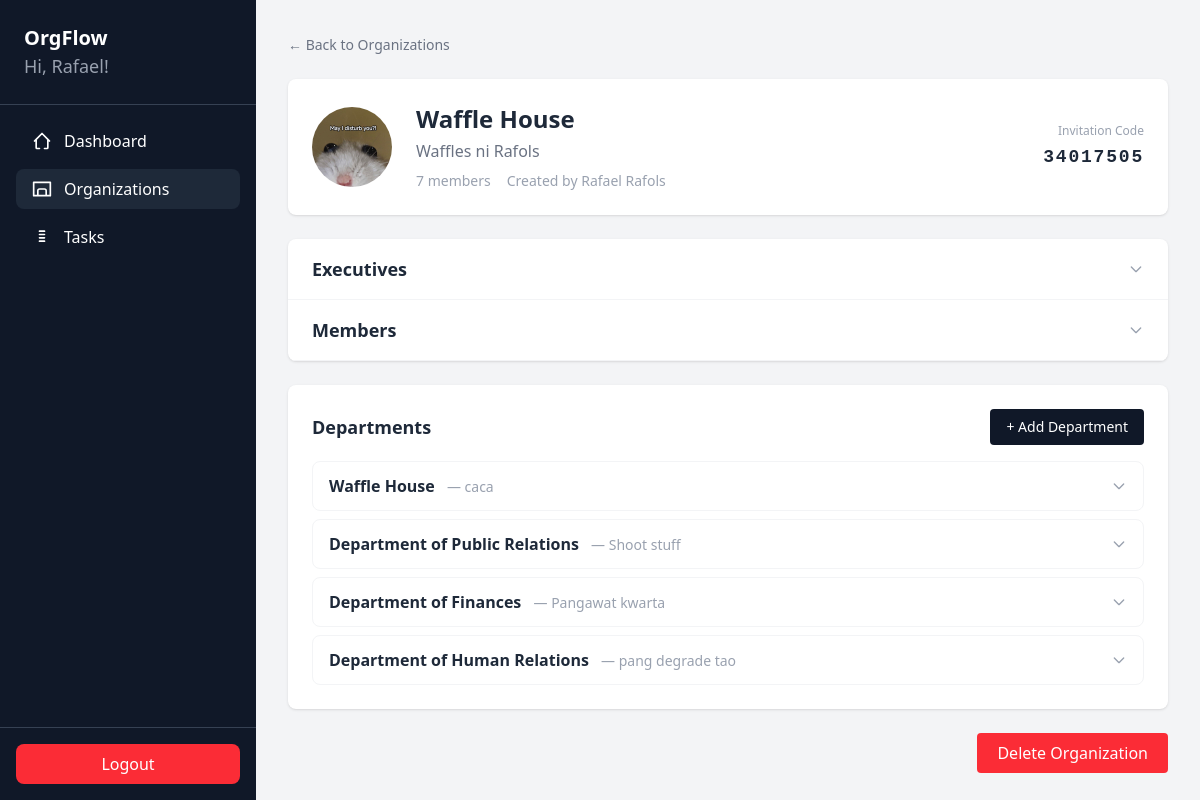
Screenshot of /organizations/3/ (signed in) with the database file from the repository.
### clubManagement/models.py (models this page shows, shortened)
class Organization(models.Model):
    name = models.CharField(max_length=100)
    description = models.TextField(blank=True, default="")
    logo = models.ImageField(upload_to="org_logos/", blank=True, null=True)
    has_two_vp = models.BooleanField(default=False)
    invitation_code = models.CharField(max_length=8, unique=True, blank=True)
    owner = models.ForeignKey(User, on_delete=models.CASCADE)
    created_at = models.DateTimeField(auto_now_add=True)

class Department(models.Model):
    organization = models.ForeignKey(Organization, on_delete=models.CASCADE, related_name='departments')
    name = models.CharField(max_length=100)
    description = models.TextField(blank=True, default="")
    created_at = models.DateTimeField(auto_now_add=True)

### clubManagement/views.py (the view)
# urls.py: path('organizations/<int:org_id>/', views.organization_detail, name='organization_detail'),
@login_required
def organization_detail(request, org_id):
    org = get_object_or_404(Organization, id=org_id)
    members = Membership.objects.filter(organization=org).select_related("user", "department")
    departments = Department.objects.filter(organization=org)
    user_is_big_four = is_big_four(request.user, org)
    user_is_president = is_president(request.user, org)
    unassigned_members = members.filter(role="MEM", department__isnull=True)
    return render(request, "organization_detail.html", {
        "org": org,
        "members": members,
        "departments": departments,
        "unassigned_members": unassigned_members,
        "is_president": user_is_president,
        "is_big_four": user_is_big_four,
        "active_page": "organizations"
    })

### clubManagement/views.py (called while the page is built)
def is_president(user, organization):
    return Membership.objects.filter(
        user=user, organization=organization, role="PRES"
    ).exists()

def is_big_four(user, organization):
    return Membership.objects.filter(
        user=user,
        organization=organization,
        role__in=["PRES", "VP", "VPI", "VPE", "SEC", "TRE"]
    ).exists()

### clubManagement/templates/organization_detail.html (shortened to what this page needs)
{% extends 'base.html' %}
{% block content %}
<div class="w-full max-w-6xl mx-auto p-8">
  <a href="{% url 'organizations' %}" class="text-sm text-gray-500 hover:text-gray-800 mb-6 inline-block">&larr; Back to Organizations</a>
  <div class="bg-white rounded-lg shadow-sm p-6 mb-6 flex items-center gap-6">
    {% if org.logo %}
    <img src="{{ org.logo.url }}" alt="{{ org.name }} logo" class="w-20 h-20 rounded-full object-cover flex-shrink-0" />
    {% else %}
    <div class="w-20 h-20 rounded-full bg-gray-200 flex items-center justify-center text-4xl flex-shrink-0">🏢</div>
    {% endif %}
    <div class="flex-1">
      <h1 class="text-2xl font-bold text-gray-800">{{ org.name }}</h1>
      <p class="text-gray-500 mt-1">{{ org.description }}</p>
      <div class="flex gap-4 mt-2 text-sm text-gray-400">
        <span>{{ members.count }} member{{ members.count|pluralize }}</span>
        <span>Created by {{ org.owner.get_full_name|default:org.owner.username }}</span>
      </div>
    </div>
    {% if is_president %}
    <div class="text-right flex-shrink-0">
      <p class="text-xs text-gray-400 mb-1">Invitation Code</p>
      <span class="font-mono text-lg font-bold tracking-widest text-gray-800">{{ org.invitation_code }}</span>
    </div>
    {% endif %}
  </div>
  <div class="bg-white rounded-lg shadow-sm mb-6 overflow-hidden">
    <button onclick="toggleDept('executives-section')" class="w-full flex items-center justify-between px-6 py-4 hover:bg-gray-50 text-left border-b border-gray-100">
      <h2 class="text-lg font-semibold text-gray-800">Executives</h2>
      <svg id="arrow-executives-section" xmlns="http://www.w3.org/2000/svg" class="h-4 w-4 text-gray-400 transition-transform duration-200" fill="none" viewBox="0 0 24 24" stroke="currentColor">
        <path stroke-linecap="round" stroke-linejoin="round" stroke-width="2" d="M19 9l-7 7-7-7" />
      </svg>
    </button>
    <button onclick="toggleDept('members-section')" class="w-full flex items-center justify-between px-6 py-4 hover:bg-gray-50 text-left border-b border-gray-100">
      <h2 class="text-lg font-semibold text-gray-800">Members</h2>
      <svg id="arrow-members-section" xmlns="http://www.w3.org/2000/svg" class="h-4 w-4 text-gray-400 transition-transform duration-200" fill="none" viewBox="0 0 24 24" stroke="currentColor">
        <path stroke-linecap="round" stroke-linejoin="round" stroke-width="2" d="M19 9l-7 7-7-7" />
      </svg>
    </button>
  </div>
  <div class="bg-white rounded-lg shadow-sm p-6">
    <div class="flex justify-between items-center mb-4">
      <h2 class="text-lg font-semibold text-gray-800">Departments</h2>
      {% if is_big_four %}
      <button onclick="openCreateDeptModal()" class="px-4 py-2 bg-gray-900 text-white rounded hover:bg-black text-sm">
        + Add Department
      </button>
      {% endif %}
    </div>
    {% if departments %}
    <div class="space-y-2">
      {% for dept in departments %}
      <div class="border border-gray-100 rounded-lg overflow-hidden">
        <button onclick="toggleDept('dept-{{ dept.id }}')" class="w-full flex items-center justify-between px-4 py-3 hover:bg-gray-50 text-left">
          <div>
            <span class="font-semibold text-gray-800">{{ dept.name }}</span>
            {% if dept.description %}
            <span class="text-sm text-gray-400 ml-2">— {{ dept.description }}</span>
            {% endif %}
          </div>
          <svg id="arrow-dept-{{ dept.id }}" xmlns="http://www.w3.org/2000/svg" class="h-4 w-4 text-gray-400 transition-transform duration-200" fill="none" viewBox="0 0 24 24" stroke="currentColor">
            <path stroke-linecap="round" stroke-linejoin="round" stroke-width="2" d="M19 9l-7 7-7-7" />
          </svg>
        </button>
      </div>
      {% endfor %}
    </div>
    {% else %}
    <p class="text-sm text-gray-400 text-center py-4">
      No departments yet.{% if is_big_four %} Click "+ Add Department" to create one.{% endif %}
    </p>
    {% endif %}
  </div>
  {% if is_president %}
  <div class="flex justify-end mt-6">
    <button onclick="openDeleteModal()" class="px-5 py-2 bg-red-500 text-white rounded hover:bg-red-600">
      Delete Organization
    </button>
  </div>
  {% endif %}
</div>
{% endblock %}

### clubManagement/templates/base.html (shortened to what this page needs)
{% load static %}
<!doctype html>
<html lang="en">
  <head>
    <link rel="stylesheet" href="{% static 'css/dist/styles.css' %}" />
  </head>
  <body class="bg-gray-100">
    <div class="flex h-screen">
      <div class="w-64 bg-gray-900 text-white flex flex-col">
        <div class="p-6 border-b border-gray-700">
          <h1 class="text-xl font-bold">OrgFlow</h1>
          <p class="text-lg text-gray-400">
            Hi, {{ request.user.first_name }}!
          </p>
        </div>
        <nav class="flex-1 p-4 space-y-2">
          <a
            href="{% url 'dashboard' %}"
            class="flex items-center gap-3 px-4 py-2 rounded-lg {% if active_page == 'dashboard' %}bg-gray-800{% else %}hover:bg-gray-800{% endif %}"
          >
            <svg
              xmlns="http://www.w3.org/2000/svg"
              class="h-5 w-5"
              fill="none"
              viewBox="0 0 24 24"
              stroke="currentColor"
            >
              <path
                stroke-linecap="round"
                stroke-linejoin="round"
                stroke-width="2"
                d="M3 12l2-2m0 0l7-7 7 7M5 10v10a1 1 0 001 1h3m10-11l2 2m-2-2v10a1 1 0 01-1 1h-3"
              />
            </svg>
            Dashboard
          </a>
          <a
            href="{% url 'organizations' %}"
            class="flex items-center gap-3 px-4 py-2 rounded-lg {% if active_page == 'organizations' %}bg-gray-800{% else %}hover:bg-gray-800{% endif %}"
          >
            <svg
              xmlns="http://www.w3.org/2000/svg"
              class="h-5 w-5"
              fill="none"
              viewBox="0 0 24 24"
              stroke="currentColor"
            >
              <path
                stroke-linecap="round"
                stroke-linejoin="round"
                stroke-width="2"
                d="M17 20h5V4H2v16h5m10 0v-6a2 2 0 00-2-2H9a2 2 0 00-2 2v6m10 0H7"
              />
            </svg>
            Organizations
          </a>
          <a
            href="{% url 'tasks' %}"
            class="flex items-center gap-3 px-4 py-2 rounded-lg {% if active_page == 'tasks' %}bg-gray-800{% else %}hover:bg-gray-800{% endif %}"
          >
            <svg
              xmlns="http://www.w3.org/2000/svg"
              class="h-5 w-5"
              fill="none"
              viewBox="0 0 24 24"
              stroke="currentColor"
            >
              <path
                stroke-linecap="round"
                stroke-linejoin="round"
                stroke-width="2"
                d="M9 5h6M9 9h6M9 13h6M9 17h6"
              />
            </svg>
            Tasks
          </a>
        </nav>
        <div class="p-4 border-t border-gray-700">
          <a
            href="{% url 'logout' %}"
            class="block text-center bg-red-500 py-2 rounded-lg hover:bg-red-600"
          >
            Logout
          </a>
        </div>
      </div>
      <div class="flex-1 overflow-y-auto">
        {% block content %}{% endblock %}
      </div>
    </div>
  </body>
</html>

### rows the page displays
Organization: logo (picture), name "Waffle House", description "Waffles ni Rafols", owner.get_full_name "Rafael Rafols", invitation_code "34017505"
Department: name "Waffle House", description "caca"
Department: name "Department of Public Relations", description "Shoot stuff"
Department: name "Department of Finances", description "Pangawat kwarta"
Department: name "Department of Human Relations", description "pang degrade tao"

### other values shown
{{ request.user.first_name }} "Rafael"
{{ members.count }} "7"
